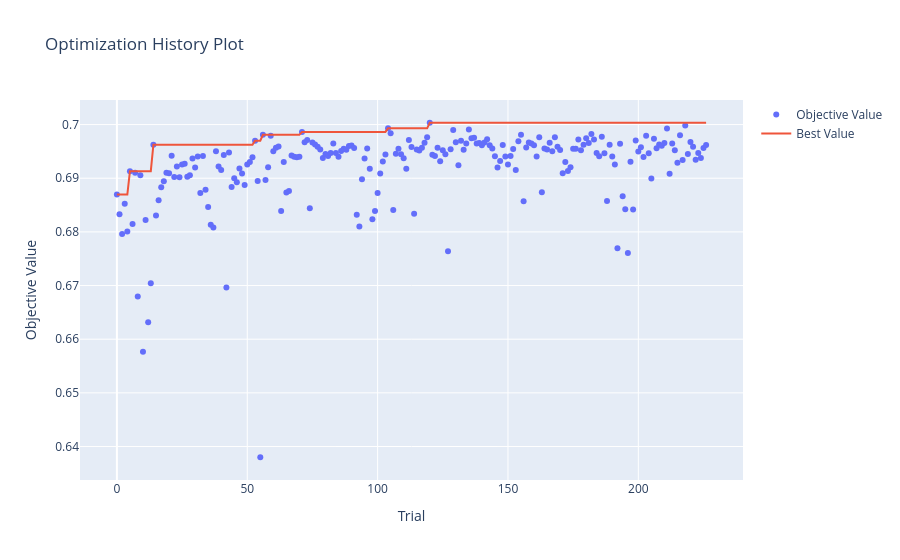
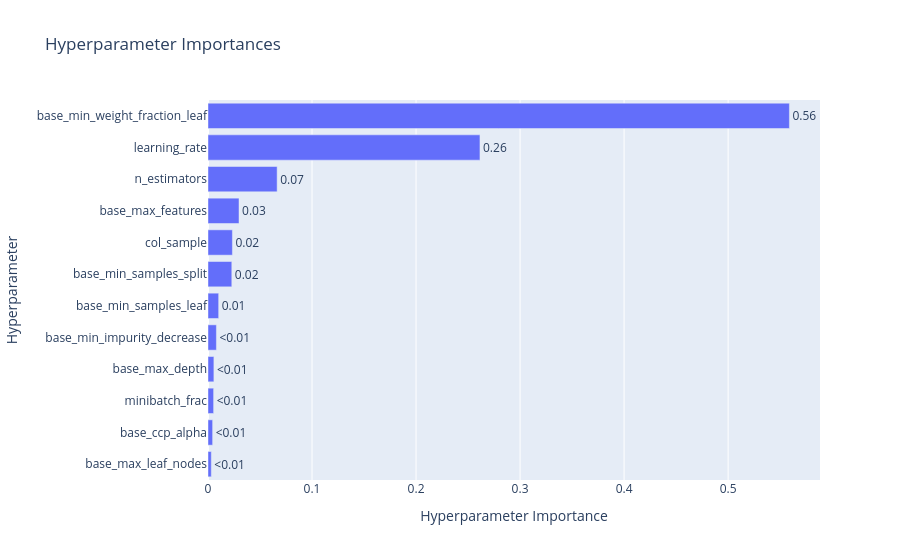
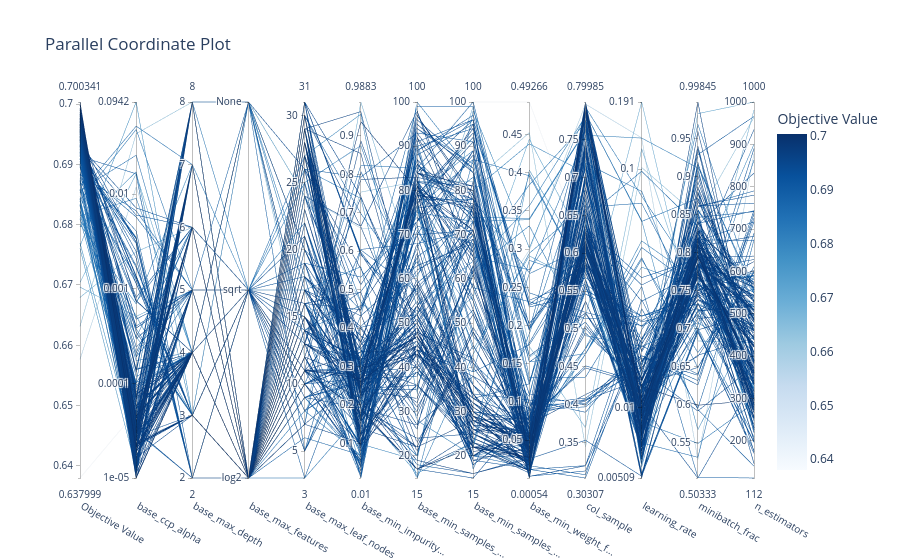

Notebook cell for these charts, in order:
### Markdown cell above
### 10k

### Code cell
# Parameter tuning settings
timeout_seconds = 60 * 60 * 1
no_improvement_trials = 100

# Split the 10k dataset to evaluate on holdout after tuning
X_tuning = train_10k_X.head(8000)
y_tuning = train_10k_y_cat.head(8000)
X_val_holdout = train_10k_X.tail(2000)
y_val_holdout = train_10k_y_cat.tail(2000)


# Define objective function for Optuna to optimize
def objective_ngboost(trial):
    # Possible parameters to tune with ranges
    base_params = {
        "criterion": "friedman_mse",
        "max_depth": trial.suggest_int("base_max_depth", 2, 8),  # Max tree depth
        "min_samples_split": trial.suggest_int(
            "base_min_samples_split", 15, 100
        ),  # Min samples required to split an internal node
        "min_samples_leaf": trial.suggest_int(
            "base_min_samples_leaf", 15, 100
        ),  # Min samples required in a leaf node
        "min_weight_fraction_leaf": trial.suggest_float(
            "base_min_weight_fraction_leaf", 0, 0.5
        ),  # Min weight fraction required in a leaf node
        "max_features": trial.suggest_categorical(
            "base_max_features", ["sqrt", "log2", None]
        ),  # Number of features to consider when looking for the best split
        "ccp_alpha": trial.suggest_float(
            "base_ccp_alpha", 1e-5, 0.1, log=True
        ),  # Complexity parameter for Minimal Cost-Complexity Pruning
        "max_leaf_nodes": trial.suggest_int(
            "base_max_leaf_nodes", 3, 31
        ),  # Max leaf nodes in the tree
        "min_impurity_decrease": trial.suggest_float(
            "base_min_impurity_decrease", 0, 1.0
        ),  # Min impurity decrease required for a split
        "random_state": 42,  # For reproducibility
    }

    base_learner = DecisionTreeRegressor(**base_params)

    params = {
        "n_estimators": trial.suggest_int(
            "n_estimators", 100, 1000
        ),  # Number of boosting rounds,
        "learning_rate": trial.suggest_float(
            "learning_rate", 0.005, 0.2, log=True
        ),  # Step size
        "minibatch_frac": trial.suggest_float(
            "minibatch_frac", 0.5, 1.0
        ),  # Fraction of data to use for fitting each base learner
        "col_sample": trial.suggest_float(
            "col_sample", 0.3, 0.8
        ),  # Fraction of features to consider for each base learner
        "random_state": 42,  # For reproducibility
        "verbose": False,  # No verbose output during training
    }

    full_pipeline = make_pipeline(
        numeric_preprocessor_cat,
        NGBClassifier(Dist=Bernoulli, Base=base_learner, **params),
    )

    # TimeSeriesSplit to respect order of data 5 splits for 5-fold CV
    tscv = TimeSeriesSplit(n_splits=5)
    cv_scores = []

    # 5-fold CV cycle
    for train_idx, val_idx in tscv.split(X_tuning):
        X_tr, X_val = X_tuning.iloc[train_idx], X_tuning.iloc[val_idx]
        y_tr = y_tuning.iloc[train_idx].values.astype(int)
        y_val = y_tuning.iloc[val_idx].values.astype(int)

        weights = compute_sample_weight(class_weight="balanced", y=y_tr)

        # Suppress warnings during fitting
        try:
            with warnings.catch_warnings():
                warnings.simplefilter("ignore")
                full_pipeline.fit(X_tr, y_tr, ngbclassifier__sample_weight=weights)
        except np.linalg.LinAlgError:
            return 0.0

        # Calculate AUC
        preds = full_pipeline.predict_proba(X_val)[:, 1]
        cv_scores.append(roc_auc_score(y_val, preds))

    # Return mean AUC across folds as the objective value to maximize
    return np.mean(cv_scores)


# Custom callback to stop optimization if no improvement in best AUC for a certain number of trials
def stop_optuna(study, trial):
    if study.best_trial.number + no_improvement_trials <= trial.number:
        print(
            f"\n[Early Stop] No improvement in {no_improvement_trials} trials. Stopping optimization."
        )
        study.stop()

# Create Optuna study and optimize
study_ngboost = optuna.create_study(direction="maximize", sampler=TPESampler(seed=42))
study_ngboost.optimize(
    objective_ngboost, timeout=timeout_seconds, n_jobs=-1, callbacks=[stop_optuna]
)

# Print best results and optimal parameters
print("\n" + "=" * 40)
print(f"BEST AUC: {study_ngboost.best_value:.4f}")
print("BEST PARAMETERS:")

print("best_params = {")
for k, v in study_ngboost.best_params.items():
    if isinstance(v, str):
        print(f'    "{k}": "{v}",')
    else:
        print(f'    "{k}": {v},')
print("}")

# Calculate and print parameter importance
print("\n--- PARAMETER IMPORTANCE ---")
importances = optuna.importance.get_param_importances(study_ngboost)
for param, importance in importances.items():
    print(f"  {param:20}: {importance:.4f}")
print("=" * 40)

# Generate and show visualizations of optimization history,
# parameter importance and parallel coordinate plot
fig1 = plot_optimization_history(study_ngboost)
fig1.show()

fig2 = plot_param_importances(study_ngboost)
fig2.show()

fig3 = plot_parallel_coordinate(study_ngboost)
fig3.show()

fig1.write_html(NGBOOST_TUNING_DIR_CAT / "optuna_ngboost_10k_history.html")
fig2.write_html(NGBOOST_TUNING_DIR_CAT / "optuna_ngboost_10k_importance.html")
fig3.write_html(NGBOOST_TUNING_DIR_CAT / "optuna_ngboost_10k_parallel.html")

### Figure 1 — Plotly figure (JSON) as saved in the notebook; plotly's stock layout.template omitted (floating-point values rounded to 4 significant figures; data arrays with more than 128 entries replaced by an {"elided": "..."} marker saying what was removed)
{"data": [{"mode": "markers", "name": "Objective Value", "type": "scatter", "x": {"elided": "227 int values"}, "y": {"elided": "227 float values"}}, {"mode": "lines", "name": "Best Value", "type": "scatter", "x": {"elided": "227 int values"}, "y": {"elided": "227 float values"}}, {"marker": {"color": "#cccccc"}, "mode": "markers", "name": "Infeasible Trial", "showlegend": false, "type": "scatter", "x": [], "y": []}], "layout": {"title": {"text": "Optimization History Plot"}, "xaxis": {"title": {"text": "Trial"}}, "yaxis": {"title": {"text": "Objective Value"}}}}

### Figure 2 — Plotly figure (JSON) as saved in the notebook; plotly's stock layout.template omitted (floating-point values rounded to 4 significant figures)
{"data": [{"cliponaxis": false, "hovertemplate": ["base_max_leaf_nodes (IntDistribution): 0.0031780565439999465<extra></extra>", "base_ccp_alpha (FloatDistribution): 0.004447495800409515<extra></extra>", "minibatch_frac (FloatDistribution): 0.005404375105500027<extra></extra>", "base_max_depth (IntDistribution): 0.005665151744526845<extra></extra>", "base_min_impurity_decrease (FloatDistribution): 0.008074924517272252<extra></extra>", "base_min_samples_leaf (IntDistribution): 0.010259307620698531<extra></extra>", "base_min_samples_split (IntDistribution): 0.022883245536378015<extra></extra>", "col_sample (FloatDistribution): 0.023457896890622224<extra></extra>", "base_max_features (CategoricalDistribution): 0.02981631603017901<extra></extra>", "n_estimators (IntDistribution): 0.06646645924816072<extra></extra>", "learning_rate (FloatDistribution): 0.2614358104371889<extra></extra>", "base_min_weight_fraction_leaf (FloatDistribution): 0.5589109605250642<extra></extra>"], "name": "Objective Value", "orientation": "h", "text": ["<0.01", "<0.01", "<0.01", "<0.01", "<0.01", "0.01", "0.02", "0.02", "0.03", "0.07", "0.26", "0.56"], "textposition": "outside", "type": "bar", "x": [0.003178, 0.004447, 0.005404, 0.005665, 0.008075, 0.01026, 0.02288, 0.02346, 0.02982, 0.06647, 0.2614, 0.5589], "y": ["base_max_leaf_nodes", "base_ccp_alpha", "minibatch_frac", "base_max_depth", "base_min_impurity_decrease", "base_min_samples_leaf", "base_min_samples_split", "col_sample", "base_max_features", "n_estimators", "learning_rate", "base_min_weight_fraction_leaf"]}], "layout": {"title": {"text": "Hyperparameter Importances"}, "xaxis": {"title": {"text": "Hyperparameter Importance"}}, "yaxis": {"title": {"text": "Hyperparameter"}}}}

### Figure 3 — Plotly figure (JSON) as saved in the notebook; plotly's stock layout.template omitted (floating-point values rounded to 4 significant figures; data arrays with more than 128 entries replaced by an {"elided": "..."} marker saying what was removed)
{"data": [{"dimensions": [{"label": "Objective Value", "range": [0.638, 0.7003], "values": {"elided": "227 float values"}}, {"label": "base_ccp_alpha", "range": [-4.999, -1.026], "ticktext": ["1e-05", "0.0001", "0.001", "0.01", "0.0942"], "tickvals": [-4.999, -4, -3, -2, -1.026], "values": {"elided": "227 float values"}}, {"label": "base_max_depth", "range": [2, 8], "values": {"elided": "227 int values"}}, {"label": "base_max_features", "range": [0, 2], "ticktext": ["log2", "sqrt", "None"], "tickvals": [0, 1, 2], "values": {"elided": "227 int values"}}, {"label": "base_max_leaf_nodes", "range": [3, 31], "values": {"elided": "227 int values"}}, {"label": "base_min_impurity...", "range": [0.01002, 0.9883], "values": {"elided": "227 float values"}}, {"label": "base_min_samples_...", "range": [15, 100], "values": {"elided": "227 int values"}}, {"label": "base_min_samples_...", "range": [15, 100], "values": {"elided": "227 int values"}}, {"label": "base_min_weight_f...", "range": [0.0005444, 0.4927], "values": {"elided": "227 float values"}}, {"label": "col_sample", "range": [0.3031, 0.7998], "values": {"elided": "227 float values"}}, {"label": "learning_rate", "range": [-2.293, -0.7193], "ticktext": ["0.00509", "0.01", "0.1", "0.191"], "tickvals": [-2.293, -2, -1, -0.7193], "values": {"elided": "227 float values"}}, {"label": "minibatch_frac", "range": [0.5033, 0.9985], "values": {"elided": "227 float values"}}, {"label": "n_estimators", "range": [112, 1000], "values": {"elided": "227 int values"}}], "labelangle": 30, "labelside": "bottom", "line": {"color": {"elided": "227 float values"}, "colorbar": {"title": {"text": "Objective Value"}}, "colorscale": [[0, "rgb(247,251,255)"], [0.125, "rgb(222,235,247)"], [0.25, "rgb(198,219,239)"], [0.375, "rgb(158,202,225)"], [0.5, "rgb(107,174,214)"], [0.625, "rgb(66,146,198)"], [0.75, "rgb(33,113,181)"], [0.875, "rgb(8,81,156)"], [1, "rgb(8,48,107)"]], "reversescale": false, "showscale": true}, "type": "parcoords"}], "layout": {"title": {"text": "Parallel Coordinate Plot"}}}
